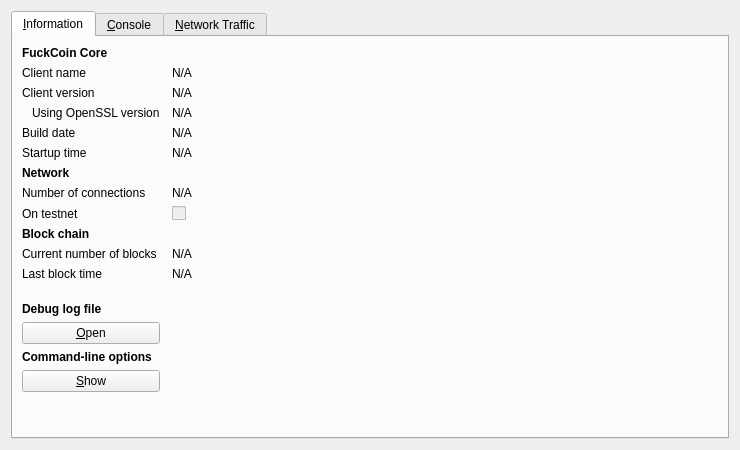
<?xml version="1.0" encoding="UTF-8"?>
<ui version="4.0">
 <class>RPCConsole</class>
 <widget class="QDialog" name="RPCConsole">
  <property name="geometry">
   <rect>
    <x>0</x>
    <y>0</y>
    <width>740</width>
    <height>450</height>
   </rect>
  </property>
  <property name="windowTitle">
   <string>FuckCoin - Debug window</string>
  </property>
  <layout class="QVBoxLayout" name="verticalLayout_2">
   <item>
    <widget class="QTabWidget" name="tabWidget">
     <property name="currentIndex">
      <number>0</number>
     </property>
     <widget class="QWidget" name="tab_info">
      <attribute name="title">
       <string>&amp;Information</string>
      </attribute>
      <layout class="QGridLayout" name="gridLayout" columnstretch="0,1">
       <property name="horizontalSpacing">
        <number>12</number>
       </property>
       <item row="0" column="0">
        <widget class="QLabel" name="label_9">
         <property name="font">
          <font>
           <weight>75</weight>
           <bold>true</bold>
          </font>
         </property>
         <property name="text">
          <string>FuckCoin Core</string>
         </property>
        </widget>
       </item>
       <item row="1" column="0">
        <widget class="QLabel" name="label_5">
         <property name="text">
          <string>Client name</string>
         </property>
        </widget>
       </item>
       <item row="1" column="1">
        <widget class="QLabel" name="clientName">
         <property name="cursor">
          <cursorShape>IBeamCursor</cursorShape>
         </property>
         <property name="text">
          <string>N/A</string>
         </property>
         <property name="textFormat">
          <enum>Qt::PlainText</enum>
         </property>
         <property name="textInteractionFlags">
          <set>Qt::LinksAccessibleByMouse|Qt::TextSelectableByKeyboard|Qt::TextSelectableByMouse</set>
         </property>
        </widget>
       </item>
       <item row="2" column="0">
        <widget class="QLabel" name="label_6">
         <property name="text">
          <string>Client version</string>
         </property>
        </widget>
       </item>
       <item row="2" column="1">
        <widget class="QLabel" name="clientVersion">
         <property name="cursor">
          <cursorShape>IBeamCursor</cursorShape>
         </property>
         <property name="text">
          <string>N/A</string>
         </property>
         <property name="textFormat">
          <enum>Qt::PlainText</enum>
         </property>
         <property name="textInteractionFlags">
          <set>Qt::LinksAccessibleByMouse|Qt::TextSelectableByKeyboard|Qt::TextSelectableByMouse</set>
         </property>
        </widget>
       </item>
       <item row="3" column="0">
        <widget class="QLabel" name="label_14">
         <property name="text">
          <string>Using OpenSSL version</string>
         </property>
         <property name="indent">
          <number>10</number>
         </property>
        </widget>
       </item>
       <item row="3" column="1">
        <widget class="QLabel" name="openSSLVersion">
         <property name="cursor">
          <cursorShape>IBeamCursor</cursorShape>
         </property>
         <property name="text">
          <string>N/A</string>
         </property>
         <property name="textFormat">
          <enum>Qt::PlainText</enum>
         </property>
         <property name="textInteractionFlags">
          <set>Qt::LinksAccessibleByMouse|Qt::TextSelectableByKeyboard|Qt::TextSelectableByMouse</set>
         </property>
        </widget>
       </item>
       <item row="4" column="0">
        <widget class="QLabel" name="label_12">
         <property name="text">
          <string>Build date</string>
         </property>
        </widget>
       </item>
       <item row="4" column="1">
        <widget class="QLabel" name="buildDate">
         <property name="cursor">
          <cursorShape>IBeamCursor</cursorShape>
         </property>
         <property name="text">
          <string>N/A</string>
         </property>
         <property name="textFormat">
          <enum>Qt::PlainText</enum>
         </property>
         <property name="textInteractionFlags">
          <set>Qt::LinksAccessibleByMouse|Qt::TextSelectableByKeyboard|Qt::TextSelectableByMouse</set>
         </property>
        </widget>
       </item>
       <item row="5" column="0">
        <widget class="QLabel" name="label_13">
         <property name="text">
          <string>Startup time</string>
         </property>
        </widget>
       </item>
       <item row="5" column="1">
        <widget class="QLabel" name="startupTime">
         <property name="cursor">
          <cursorShape>IBeamCursor</cursorShape>
         </property>
         <property name="text">
          <string>N/A</string>
         </property>
         <property name="textFormat">
          <enum>Qt::PlainText</enum>
         </property>
         <property name="textInteractionFlags">
          <set>Qt::LinksAccessibleByMouse|Qt::TextSelectableByKeyboard|Qt::TextSelectableByMouse</set>
         </property>
        </widget>
       </item>
       <item row="6" column="0">
        <widget class="QLabel" name="label_11">
         <property name="font">
          <font>
           <weight>75</weight>
           <bold>true</bold>
          </font>
         </property>
         <property name="text">
          <string>Network</string>
         </property>
        </widget>
       </item>
       <item row="7" column="0">
        <widget class="QLabel" name="label_7">
         <property name="text">
          <string>Number of connections</string>
         </property>
        </widget>
       </item>
       <item row="7" column="1">
        <widget class="QLabel" name="numberOfConnections">
         <property name="cursor">
          <cursorShape>IBeamCursor</cursorShape>
         </property>
         <property name="text">
          <string>N/A</string>
         </property>
         <property name="textFormat">
          <enum>Qt::PlainText</enum>
         </property>
         <property name="textInteractionFlags">
          <set>Qt::LinksAccessibleByMouse|Qt::TextSelectableByKeyboard|Qt::TextSelectableByMouse</set>
         </property>
        </widget>
       </item>
       <item row="8" column="0">
        <widget class="QLabel" name="label_8">
         <property name="text">
          <string>On testnet</string>
         </property>
        </widget>
       </item>
       <item row="8" column="1">
        <widget class="QCheckBox" name="isTestNet">
         <property name="enabled">
          <bool>false</bool>
         </property>
         <property name="text">
          <string/>
         </property>
        </widget>
       </item>
       <item row="9" column="0">
        <widget class="QLabel" name="label_10">
         <property name="font">
          <font>
           <weight>75</weight>
           <bold>true</bold>
          </font>
         </property>
         <property name="text">
          <string>Block chain</string>
         </property>
        </widget>
       </item>
       <item row="10" column="0">
        <widget class="QLabel" name="label_3">
         <property name="text">
          <string>Current number of blocks</string>
         </property>
        </widget>
       </item>
       <item row="10" column="1">
        <widget class="QLabel" name="numberOfBlocks">
         <property name="cursor">
          <cursorShape>IBeamCursor</cursorShape>
         </property>
         <property name="text">
          <string>N/A</string>
         </property>
         <property name="textFormat">
          <enum>Qt::PlainText</enum>
         </property>
         <property name="textInteractionFlags">
          <set>Qt::LinksAccessibleByMouse|Qt::TextSelectableByKeyboard|Qt::TextSelectableByMouse</set>
         </property>
        </widget>
       </item>
       <item row="11" column="0">
        <widget class="QLabel" name="label_2">
         <property name="text">
          <string>Last block time</string>
         </property>
        </widget>
       </item>
       <item row="11" column="1">
        <widget class="QLabel" name="lastBlockTime">
         <property name="cursor">
          <cursorShape>IBeamCursor</cursorShape>
         </property>
         <property name="text">
          <string>N/A</string>
         </property>
         <property name="textFormat">
          <enum>Qt::PlainText</enum>
         </property>
         <property name="textInteractionFlags">
          <set>Qt::LinksAccessibleByMouse|Qt::TextSelectableByKeyboard|Qt::TextSelectableByMouse</set>
         </property>
        </widget>
       </item>
       <item row="12" column="0">
        <spacer name="verticalSpacer_2">
         <property name="orientation">
          <enum>Qt::Vertical</enum>
         </property>
         <property name="sizeHint" stdset="0">
          <size>
           <width>20</width>
           <height>20</height>
          </size>
         </property>
        </spacer>
       </item>
       <item row="13" column="0">
        <widget class="QLabel" name="labelDebugLogfile">
         <property name="font">
          <font>
           <weight>75</weight>
           <bold>true</bold>
          </font>
         </property>
         <property name="text">
          <string>Debug log file</string>
         </property>
        </widget>
       </item>
       <item row="14" column="0">
        <widget class="QPushButton" name="openDebugLogfileButton">
         <property name="toolTip">
          <string>Open the FuckCoin debug log file from the current data directory. This can take a few seconds for large log files.</string>
         </property>
         <property name="text">
          <string>&amp;Open</string>
         </property>
         <property name="autoDefault">
          <bool>false</bool>
         </property>
        </widget>
       </item>
       <item row="15" column="0">
        <widget class="QLabel" name="labelCLOptions">
         <property name="font">
          <font>
           <weight>75</weight>
           <bold>true</bold>
          </font>
         </property>
         <property name="text">
          <string>Command-line options</string>
         </property>
        </widget>
       </item>
       <item row="16" column="0">
        <widget class="QPushButton" name="showCLOptionsButton">
         <property name="toolTip">
          <string>Show the FuckCoin-Qt help message to get a list with possible FuckCoin command-line options.</string>
         </property>
         <property name="text">
          <string>&amp;Show</string>
         </property>
         <property name="autoDefault">
          <bool>false</bool>
         </property>
        </widget>
       </item>
       <item row="17" column="0">
        <spacer name="verticalSpacer">
         <property name="orientation">
          <enum>Qt::Vertical</enum>
         </property>
         <property name="sizeHint" stdset="0">
          <size>
           <width>20</width>
           <height>40</height>
          </size>
         </property>
        </spacer>
       </item>
      </layout>
     </widget>
     <widget class="QWidget" name="tab_console">
      <attribute name="title">
       <string>&amp;Console</string>
      </attribute>
      <layout class="QVBoxLayout" name="verticalLayout_3">
       <property name="spacing">
        <number>3</number>
       </property>
       <item>
        <widget class="QTextEdit" name="messagesWidget">
         <property name="minimumSize">
          <size>
           <width>0</width>
           <height>100</height>
          </size>
         </property>
         <property name="readOnly">
          <bool>true</bool>
         </property>
         <property name="tabKeyNavigation" stdset="0">
          <bool>false</bool>
         </property>
         <property name="columnCount" stdset="0">
          <number>2</number>
         </property>
        </widget>
       </item>
       <item>
        <layout class="QHBoxLayout" name="horizontalLayout">
         <property name="spacing">
          <number>3</number>
         </property>
         <item>
          <widget class="QLabel" name="label">
           <property name="text">
            <string notr="true">&gt;</string>
           </property>
          </widget>
         </item>
         <item>
          <widget class="QLineEdit" name="lineEdit"/>
         </item>
         <item>
          <widget class="QPushButton" name="clearButton">
           <property name="maximumSize">
            <size>
             <width>24</width>
             <height>24</height>
            </size>
           </property>
           <property name="toolTip">
            <string>Clear console</string>
           </property>
           <property name="text">
            <string/>
           </property>
           <property name="icon">
            <iconset resource="../bitcoin.qrc">
             <normaloff>:/icons/remove</normaloff>:/icons/remove</iconset>
           </property>
           <property name="shortcut">
            <string notr="true">Ctrl+L</string>
           </property>
           <property name="autoDefault">
            <bool>false</bool>
           </property>
          </widget>
         </item>
        </layout>
       </item>
      </layout>
     </widget>
     <widget class="QWidget" name="tab">
      <attribute name="title">
       <string>&amp;Network Traffic</string>
      </attribute>
      <layout class="QHBoxLayout" name="horizontalLayout_3">
       <item>
        <layout class="QVBoxLayout" name="verticalLayout_4">
         <item>
          <widget class="TrafficGraphWidget" name="trafficGraph" native="true">
           <property name="sizePolicy">
            <sizepolicy hsizetype="Expanding" vsizetype="Expanding">
             <horstretch>0</horstretch>
             <verstretch>0</verstretch>
            </sizepolicy>
           </property>
          </widget>
         </item>
         <item>
          <layout class="QHBoxLayout" name="horizontalLayout_2">
           <item>
            <widget class="QSlider" name="sldGraphRange">
             <property name="minimum">
              <number>1</number>
             </property>
             <property name="maximum">
              <number>288</number>
             </property>
             <property name="pageStep">
              <number>12</number>
             </property>
             <property name="value">
              <number>6</number>
             </property>
             <property name="orientation">
              <enum>Qt::Horizontal</enum>
             </property>
            </widget>
           </item>
           <item>
            <widget class="QLabel" name="lblGraphRange">
             <property name="minimumSize">
              <size>
               <width>100</width>
               <height>0</height>
              </size>
             </property>
             <property name="alignment">
              <set>Qt::AlignCenter</set>
             </property>
            </widget>
           </item>
           <item>
            <widget class="QPushButton" name="btnClearTrafficGraph">
             <property name="text">
              <string>&amp;Clear</string>
             </property>
            </widget>
           </item>
          </layout>
         </item>
        </layout>
       </item>
       <item>
        <layout class="QVBoxLayout" name="verticalLayout">
         <item>
          <widget class="QGroupBox" name="groupBox">
           <property name="title">
            <string>Totals</string>
           </property>
           <layout class="QVBoxLayout" name="verticalLayout_5">
            <item>
             <layout class="QHBoxLayout" name="horizontalLayout_4">
              <item>
               <widget class="Line" name="line">
                <property name="sizePolicy">
                 <sizepolicy hsizetype="Fixed" vsizetype="Fixed">
                  <horstretch>0</horstretch>
                  <verstretch>0</verstretch>
                 </sizepolicy>
                </property>
                <property name="minimumSize">
                 <size>
                  <width>10</width>
                  <height>0</height>
                 </size>
                </property>
                <property name="palette">
                 <palette>
                  <active>
                   <colorrole role="Light">
                    <brush brushstyle="SolidPattern">
                     <color alpha="255">
                      <red>0</red>
                      <green>255</green>
                      <blue>0</blue>
                     </color>
                    </brush>
                   </colorrole>
                  </active>
                  <inactive>
                   <colorrole role="Light">
                    <brush brushstyle="SolidPattern">
                     <color alpha="255">
                      <red>0</red>
                      <green>255</green>
                      <blue>0</blue>
                     </color>
                    </brush>
                   </colorrole>
                  </inactive>
                  <disabled>
                   <colorrole role="Light">
                    <brush brushstyle="SolidPattern">
                     <color alpha="255">
                      <red>0</red>
                      <green>255</green>
                      <blue>0</blue>
                     </color>
                    </brush>
                   </colorrole>
                  </disabled>
                 </palette>
                </property>
                <property name="orientation">
                 <enum>Qt::Horizontal</enum>
                </property>
               </widget>
              </item>
              <item>
               <widget class="QLabel" name="label_16">
                <property name="text">
                 <string>In:</string>
                </property>
               </widget>
              </item>
              <item>
               <widget class="QLabel" name="lblBytesIn">
                <property name="minimumSize">
                 <size>
                  <width>50</width>
                  <height>0</height>
                 </size>
                </property>
                <property name="alignment">
                 <set>Qt::AlignRight|Qt::AlignTrailing|Qt::AlignVCenter</set>
                </property>
               </widget>
              </item>
             </layout>
            </item>
            <item>
             <layout class="QHBoxLayout" name="horizontalLayout_5">
              <item>
               <widget class="Line" name="line_2">
                <property name="sizePolicy">
                 <sizepolicy hsizetype="Fixed" vsizetype="Fixed">
                  <horstretch>0</horstretch>
                  <verstretch>0</verstretch>
                 </sizepolicy>
                </property>
                <property name="minimumSize">
                 <size>
                  <width>10</width>
                  <height>0</height>
                 </size>
                </property>
                <property name="palette">
                 <palette>
                  <active>
                   <colorrole role="Light">
                    <brush brushstyle="SolidPattern">
                     <color alpha="255">
                      <red>255</red>
                      <green>0</green>
                      <blue>0</blue>
                     </color>
                    </brush>
                   </colorrole>
                  </active>
                  <inactive>
                   <colorrole role="Light">
                    <brush brushstyle="SolidPattern">
                     <color alpha="255">
                      <red>255</red>
                      <green>0</green>
                      <blue>0</blue>
                     </color>
                    </brush>
                   </colorrole>
                  </inactive>
                  <disabled>
                   <colorrole role="Light">
                    <brush brushstyle="SolidPattern">
                     <color alpha="255">
                      <red>255</red>
                      <green>0</green>
                      <blue>0</blue>
                     </color>
                    </brush>
                   </colorrole>
                  </disabled>
                 </palette>
                </property>
                <property name="orientation">
                 <enum>Qt::Horizontal</enum>
                </property>
               </widget>
              </item>
              <item>
               <widget class="QLabel" name="label_17">
                <property name="text">
                 <string>Out:</string>
                </property>
               </widget>
              </item>
              <item>
               <widget class="QLabel" name="lblBytesOut">
                <property name="minimumSize">
                 <size>
                  <width>50</width>
                  <height>0</height>
                 </size>
                </property>
                <property name="alignment">
                 <set>Qt::AlignRight|Qt::AlignTrailing|Qt::AlignVCenter</set>
                </property>
               </widget>
              </item>
             </layout>
            </item>
            <item>
             <spacer name="verticalSpacer_4">
              <property name="orientation">
               <enum>Qt::Vertical</enum>
              </property>
              <property name="sizeHint" stdset="0">
               <size>
                <width>20</width>
                <height>407</height>
               </size>
              </property>
             </spacer>
            </item>
           </layout>
          </widget>
         </item>
        </layout>
       </item>
      </layout>
     </widget>
    </widget>
   </item>
  </layout>
 </widget>
 <customwidgets>
  <customwidget>
   <class>TrafficGraphWidget</class>
   <extends>QWidget</extends>
   <header>trafficgraphwidget.h</header>
   <container>1</container>
   <slots>
    <slot>clear()</slot>
   </slots>
  </customwidget>
 </customwidgets>
 <resources>
  <include location="../bitcoin.qrc"/>
 </resources>
 <connections/>
</ui>
